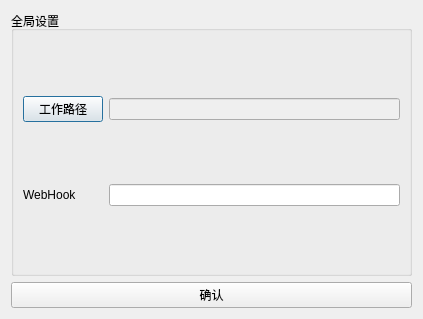
<?xml version="1.0" encoding="UTF-8"?>
<ui version="4.0">
 <class>DialogPreference</class>
 <widget class="QDialog" name="DialogPreference">
  <property name="geometry">
   <rect>
    <x>0</x>
    <y>0</y>
    <width>423</width>
    <height>319</height>
   </rect>
  </property>
  <property name="windowTitle">
   <string>偏好设置</string>
  </property>
  <layout class="QGridLayout" name="gridLayout">
   <item row="0" column="0">
    <widget class="QGroupBox" name="groupBox">
     <property name="title">
      <string>全局设置</string>
     </property>
     <layout class="QGridLayout" name="gridLayout_2">
      <item row="0" column="0">
       <widget class="QPushButton" name="pushButtonWorkDir">
        <property name="text">
         <string>工作路径</string>
        </property>
       </widget>
      </item>
      <item row="0" column="1">
       <widget class="QLineEdit" name="lineEditWorkDir">
        <property name="enabled">
         <bool>false</bool>
        </property>
       </widget>
      </item>
      <item row="1" column="0">
       <widget class="QLabel" name="labelWebHook">
        <property name="text">
         <string>WebHook</string>
        </property>
       </widget>
      </item>
      <item row="1" column="1">
       <widget class="QLineEdit" name="lineEditWebHook"/>
      </item>
     </layout>
    </widget>
   </item>
   <item row="1" column="0">
    <widget class="QPushButton" name="pushButtonOK">
     <property name="text">
      <string>确认</string>
     </property>
    </widget>
   </item>
  </layout>
  <zorder>groupBox</zorder>
  <zorder>pushButtonOK</zorder>
 </widget>
 <resources/>
 <connections/>
</ui>
